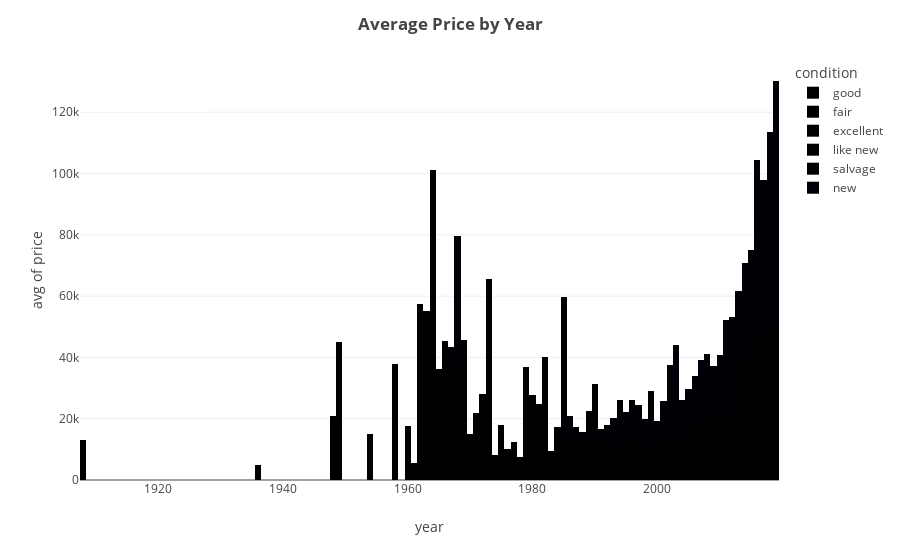

Notebook code for this chart:
### Code cell
fig1.show()

### Figure 1 — Plotly figure (JSON) as saved in the notebook; plotly's stock layout.template omitted (floating-point values rounded to 4 significant figures; data arrays with more than 128 entries replaced by an {"elided": "..."} marker saying what was removed)
{"data": [{"alignmentgroup": "True", "bingroup": "x", "histfunc": "avg", "hovertemplate": "condition=good<br>year=%{x}<br>avg of price=%{y}<extra></extra>", "legendgroup": "good", "marker": {"color": "#000001", "pattern": {"shape": ""}}, "name": "good", "offsetgroup": "good", "orientation": "v", "showlegend": true, "type": "histogram", "x": {"elided": "8472 int values"}, "xaxis": "x", "y": {"elided": "8472 int values"}, "yaxis": "y"}, {"alignmentgroup": "True", "bingroup": "x", "histfunc": "avg", "hovertemplate": "condition=fair<br>year=%{x}<br>avg of price=%{y}<extra></extra>", "legendgroup": "fair", "marker": {"color": "#000002", "pattern": {"shape": ""}}, "name": "fair", "offsetgroup": "fair", "orientation": "v", "showlegend": true, "type": "histogram", "x": {"elided": "682 int values"}, "xaxis": "x", "y": {"elided": "682 int values"}, "yaxis": "y"}, {"alignmentgroup": "True", "bingroup": "x", "histfunc": "avg", "hovertemplate": "condition=excellent<br>year=%{x}<br>avg of price=%{y}<extra></extra>", "legendgroup": "excellent", "marker": {"color": "#000003", "pattern": {"shape": ""}}, "name": "excellent", "offsetgroup": "excellent", "orientation": "v", "showlegend": true, "type": "histogram", "x": {"elided": "10459 int values"}, "xaxis": "x", "y": {"elided": "10459 int values"}, "yaxis": "y"}, {"alignmentgroup": "True", "bingroup": "x", "histfunc": "avg", "hovertemplate": "condition=like new<br>year=%{x}<br>avg of price=%{y}<extra></extra>", "legendgroup": "like new", "marker": {"color": "#000004", "pattern": {"shape": ""}}, "name": "like new", "offsetgroup": "like new", "orientation": "v", "showlegend": true, "type": "histogram", "x": {"elided": "2032 int values"}, "xaxis": "x", "y": {"elided": "2032 int values"}, "yaxis": "y"}, {"alignmentgroup": "True", "bingroup": "x", "histfunc": "avg", "hovertemplate": "condition=salvage<br>year=%{x}<br>avg of price=%{y}<extra></extra>", "legendgroup": "salvage", "marker": {"color": "#000005", "pattern": {"shape": ""}}, "name": "salvage", "offsetgroup": "salvage", "orientation": "v", "showlegend": true, "type": "histogram", "x": [1999, 2008, 2012, 2005, 2001, 2001, 2000, 2003, 2013, 2006, 2019, 1995, 2000, 2007, 2004, 1999, 1999, 2015, 1977, 2014, 2000, 2014, 2010, 2004, 2018, 2003, 2017, 2001, 2002, 2002, 2007, 2001, 2005, 2001, 2012, 2003, 1994, 2005, 2001, 2011, 1986, 1994, 1997, 2017, 2013, 2002], "xaxis": "x", "y": [600, 1000, 5500, 5000, 2500, 1800, 580, 800, 12900, 5500, 4500, 3750, 800, 4000, 800, 800, 800, 10700, 1200, 3500, 800, 13200, 1200, 1000, 4500, 500, 8750, 750, 5000, 6000, 2500, 500, 2500, 2250, 1000, 600, 1500, 2000, 3000, 5000, 5000, 1500, 850, 5000, 2900, 2700], "yaxis": "y"}, {"alignmentgroup": "True", "bingroup": "x", "histfunc": "avg", "hovertemplate": "condition=new<br>year=%{x}<br>avg of price=%{y}<extra></extra>", "legendgroup": "new", "marker": {"color": "#000006", "pattern": {"shape": ""}}, "name": "new", "offsetgroup": "new", "orientation": "v", "showlegend": true, "type": "histogram", "x": [2016, 2018, 2018, 2009, 2018, 2018, 2019, 2007, 2008, 2019, 2002, 2018, 1968, 2018, 2011, 2016, 2014, 2008, 2018, 2018, 2002, 2018, 2018, 2017, 2018, 2018, 2002, 2018, 2018, 2019, 2018, 2019, 2018, 2019, 2019, 2010, 2017, 2018, 2018, 2019, 2018, 2018, 2018, 2018, 2019, 2019, 2018, 2018, 2018, 2018, 2017, 2018, 2014, 2012, 2003, 2010, 2016, 2008, 2018, 2018], "xaxis": "x", "y": [34000, 30000, 23000, 7000, 37490, 12, 84900, 7500, 12300, 29900, 3995, 42000, 42500, 1, 4950, 12995, 6300, 4950, 58500, 35000, 3995, 250, 1, 16950, 54000, 38800, 14995, 41500, 38414, 50025, 64493, 22525, 56004, 56004, 22146, 6500, 9200, 16200, 18000, 38900, 30000, 36494, 36347, 36347, 36347, 56504, 45613, 47950, 56504, 46200, 21999, 20000, 9800, 7100, 22300, 6995, 6800, 8200, 19000, 66000], "yaxis": "y"}], "layout": {"barmode": "relative", "legend": {"title": {"text": "condition"}, "tracegroupgap": 0}, "margin": {"t": 60}, "title": {"text": "<b>Average Price by Year</b>"}, "xaxis": {"anchor": "y", "domain": [0, 1], "title": {"text": "year"}}, "yaxis": {"anchor": "x", "domain": [0, 1], "title": {"text": "avg of price"}}}}
